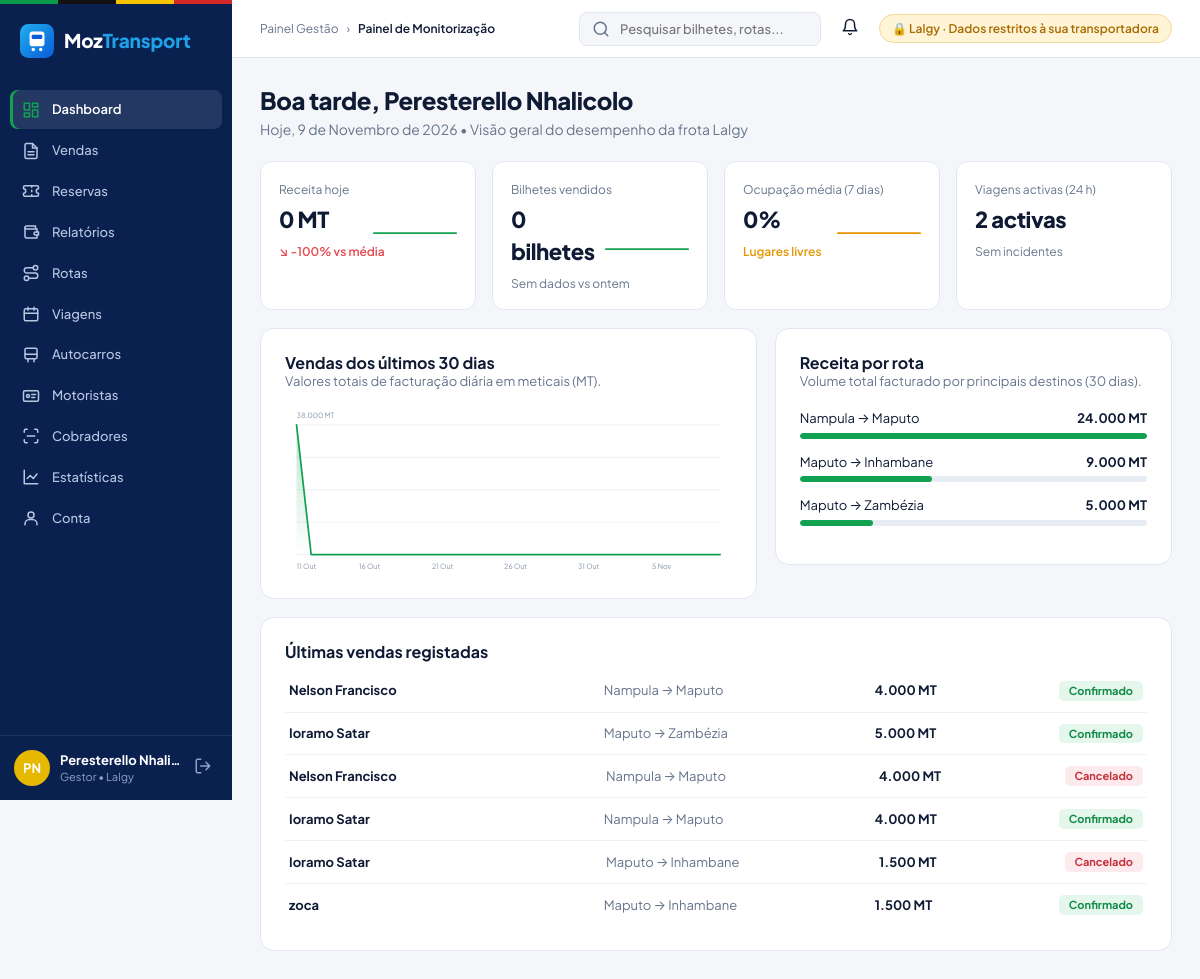
/gestor/index.php (signed in), run on the app's committed database.
### tables this page shows
CREATE TABLE `transportadora` (
  `id_transportadora` int(10) unsigned NOT NULL AUTO_INCREMENT,
  `nome` varchar(100) NOT NULL,
  `nuit` varchar(20) NOT NULL,
  `contacto` varchar(30) NOT NULL,
  `endereco` varchar(200) DEFAULT NULL,
  `activa` tinyint(1) NOT NULL DEFAULT 1,
  PRIMARY KEY (`id_transportadora`),
  UNIQUE KEY `uq_transportadora_nuit` (`nuit`)
);

CREATE TABLE `reserva` (
  `id_reserva` int(10) unsigned NOT NULL AUTO_INCREMENT,
  `data_reserva` datetime NOT NULL DEFAULT current_timestamp(),
  `data_expiracao` datetime DEFAULT NULL,
  `estado` enum('pendente','confirmada','cancelada','expirada') NOT NULL DEFAULT 'pendente',
  `id_passageiro` int(10) unsigned DEFAULT NULL,
  `nome_passageiro` varchar(100) DEFAULT NULL,
  `telefone_passageiro` varchar(30) DEFAULT NULL,
  `id_viagem` int(10) unsigned NOT NULL,
  `id_assento` int(10) unsigned NOT NULL,
  `id_bilheteiro` int(10) unsigned DEFAULT NULL,
  `assento_ocupado` tinyint(4) GENERATED ALWAYS AS (if(`estado` in ('pendente','confirmada'),1,NULL)) STORED,
  `referencia` varchar(20) DEFAULT NULL,
  `data_cancelamento` datetime DEFAULT NULL,
  `tipo_documento` varchar(30) DEFAULT NULL,
  `documento_passageiro` varchar(30) DEFAULT NULL,
  `grupo_venda` varchar(24) DEFAULT NULL,
  `embarcado_em` datetime DEFAULT NULL,
  `embarcado_por` int(11) DEFAULT NULL,
  PRIMARY KEY (`id_reserva`),
  UNIQUE KEY `uq_reserva_assento_viagem` (`id_viagem`,`id_assento`,`assento_ocupado`),
  UNIQUE KEY `uq_reserva_referencia` (`referencia`),
  KEY `idx_reserva_passageiro` (`id_passageiro`),
  KEY `idx_reserva_estado` (`estado`,`data_expiracao`),
  KEY `fk_reserva_assento` (`id_assento`),
  KEY `fk_reserva_bilheteiro` (`id_bilheteiro`),
  KEY `idx_reserva_grupo` (`grupo_venda`),
  KEY `idx_reserva_embarque` (`id_viagem`,`embarcado_em`),
  CONSTRAINT `fk_reserva_assento` FOREIGN KEY (`id_assento`) REFERENCES `assento` (`id_assento`) ON UPDATE CASCADE,
  CONSTRAINT `fk_reserva_bilheteiro` FOREIGN KEY (`id_bilheteiro`) REFERENCES `utilizador` (`id_utilizador`) ON DELETE SET NULL ON UPDATE CASCADE,
  CONSTRAINT `fk_reserva_passageiro` FOREIGN KEY (`id_passageiro`) REFERENCES `utilizador` (`id_utilizador`) ON DELETE SET NULL ON UPDATE CASCADE,
  CONSTRAINT `fk_reserva_viagem` FOREIGN KEY (`id_viagem`) REFERENCES `viagem` (`id_viagem`) ON UPDATE CASCADE
);

CREATE TABLE `rota` (
  `id_rota` int(10) unsigned NOT NULL AUTO_INCREMENT,
  `origem` varchar(80) NOT NULL,
  `destino` varchar(80) NOT NULL,
  `distancia_km` decimal(8,2) DEFAULT NULL,
  `duracao_estimada` time DEFAULT NULL,
  `id_transportadora` int(10) unsigned NOT NULL,
  `activa` tinyint(1) NOT NULL DEFAULT 1,
  `preco_base` decimal(10,2) DEFAULT NULL,
  PRIMARY KEY (`id_rota`),
  KEY `idx_rota_origem_destino` (`origem`,`destino`),
  KEY `fk_rota_transportadora` (`id_transportadora`),
  CONSTRAINT `fk_rota_transportadora` FOREIGN KEY (`id_transportadora`) REFERENCES `transportadora` (`id_transportadora`) ON UPDATE CASCADE
);

CREATE TABLE `viagem` (
  `id_viagem` int(10) unsigned NOT NULL AUTO_INCREMENT,
  `data` date NOT NULL,
  `hora_partida` time NOT NULL,
  `hora_chegada` time DEFAULT NULL,
  `preco` decimal(10,2) NOT NULL,
  `classe` varchar(30) NOT NULL DEFAULT 'Convencional',
  `estado` enum('agendada','em_curso','concluida','cancelada') NOT NULL DEFAULT 'agendada',
  `id_rota` int(10) unsigned NOT NULL,
  `id_autocarro` int(10) unsigned NOT NULL,
  `id_cobrador` int(10) unsigned DEFAULT NULL,
  `id_motorista` int(10) unsigned DEFAULT NULL,
  PRIMARY KEY (`id_viagem`),
  KEY `idx_viagem_data` (`data`,`hora_partida`),
  KEY `fk_viagem_rota` (`id_rota`),
  KEY `fk_viagem_autocarro` (`id_autocarro`),
  KEY `fk_viagem_cobrador` (`id_cobrador`),
  KEY `fk_viagem_motorista` (`id_motorista`),
  CONSTRAINT `fk_viagem_autocarro` FOREIGN KEY (`id_autocarro`) REFERENCES `autocarro` (`id_autocarro`) ON UPDATE CASCADE,
  CONSTRAINT `fk_viagem_cobrador` FOREIGN KEY (`id_cobrador`) REFERENCES `utilizador` (`id_utilizador`) ON DELETE SET NULL ON UPDATE CASCADE,
  CONSTRAINT `fk_viagem_motorista` FOREIGN KEY (`id_motorista`) REFERENCES `motorista` (`id_motorista`) ON DELETE SET NULL ON UPDATE CASCADE,
  CONSTRAINT `fk_viagem_rota` FOREIGN KEY (`id_rota`) REFERENCES `rota` (`id_rota`) ON UPDATE CASCADE
);

### includes/sessao.php (called while the page is built, shortened)
<?php
require_once __DIR__ . '/../config/conexao.php';
require_once __DIR__ . '/funcoes.php';
function utilizador_logado(): ?array {
    return $_SESSION['utilizador'] ?? null;
}
function exigir_login(): void {
    global $pdo;
    $u = utilizador_logado();
    $st = $pdo->prepare('SELECT activo FROM utilizador WHERE id_utilizador = ?');
    $st->execute([$u['id_utilizador']]);
    $activo = $st->fetchColumn();
}
function exigir_perfil(array $perfis): void {
    exigir_login();
}
function tem_permissao(PDO $pdo, string $codigo): bool {
    $u = utilizador_logado();
    $st = $pdo->prepare(
        'SELECT pp.concedida FROM perfil_permissao pp
         JOIN permissao p ON p.id_permissao = pp.id_permissao
         WHERE pp.perfil = ? AND p.codigo = ?'
    );
    $st->execute([$u['perfil'], $codigo]);
    return (bool)$st->fetchColumn();
}

### includes/passageiro.php (called while the page is built, shortened)
<?php
function formatar_mt($v): string {
    return number_format((float)$v, 0, ',', '.') . ' MT';
}
function lugares_livres_sql(): string {
    return "(SELECT COUNT(*) FROM reserva rs WHERE rs.id_viagem = v.id_viagem AND rs.estado IN ('pendente','confirmada'))";
}

### gestor/index.php (the view, shortened to what this page needs)
<?php
require_once __DIR__ . '/../includes/sessao.php';
require_once __DIR__ . '/../includes/gestor.php';
$transp = exigir_gestor($pdo, 'ver_dashboard');
$idT = $transp['id'];
$hoje = date('Y-m-d');
$ontem = date('Y-m-d', strtotime('-1 day'));
$ini30 = date('Y-m-d', strtotime('-29 days'));
$s30 = serie_diaria($pdo, $idT, $ini30, $hoje);
$s7 = array_slice($s30, -7, null, true);
$receitaHoje = $s30[$hoje]['receita'];
$bilhetesHoje = $s30[$hoje]['n'];
$mediaDia = (array_sum(array_column($s30, 'receita')) - $receitaHoje) / 29;
$varReceita = variacao_pct($receitaHoje, $mediaDia);
$varBilhetes = variacao_pct((float)$bilhetesHoje, (float)$s30[$ontem]['n']);
$st = $pdo->prepare('SELECT v.data, SUM(a.capacidade_total) AS cap, SUM(' . lugares_livres_sql() . ') AS oc
                     FROM viagem v JOIN rota ro ON ro.id_rota = v.id_rota JOIN autocarro a ON a.id_autocarro = v.id_autocarro
                     WHERE ro.id_transportadora = ? AND v.estado = \'agendada\' AND v.data BETWEEN ? AND ? GROUP BY v.data ORDER BY v.data');
$st->execute([$idT, $hoje, date('Y-m-d', strtotime('+6 days'))]);
$ocup = []; $capTotal = 0; $ocTotal = 0;
foreach ($st->fetchAll() as $r) {
    $ocup[] = $r['cap'] > 0 ? round($r['oc'] / $r['cap'] * 100) : 0;
    $capTotal += (int)$r['cap']; $ocTotal += (int)$r['oc'];
}
$ocupMedia = $capTotal ? (int)round($ocTotal / $capTotal * 100) : 0;
$textoOcup = !$capTotal ? 'Sem viagens programadas' : ($ocupMedia >= 85 ? 'Quase lotado' : ($ocupMedia >= 60 ? 'Capacidade ideal' : 'Lugares livres'));
$agora = date('Y-m-d H:i:s'); $limite = date('Y-m-d H:i:s', strtotime('+24 hours'));
$st = $pdo->prepare("SELECT COUNT(*) AS n, SUM(v.estado = 'cancelada') AS canc FROM viagem v JOIN rota ro ON ro.id_rota = v.id_rota
                     WHERE ro.id_transportadora = ? AND v.estado IN ('agendada','em_curso','cancelada')
                       AND CONCAT(v.data, ' ', v.hora_partida) BETWEEN ? AND ?");
$st->execute([$idT, $agora, $limite]);
$vi = $st->fetch();
$viagensActivas = (int)$vi['n'] - (int)$vi['canc'];
$cancelamentos = (int)$vi['canc'];
$st = $pdo->prepare('SELECT ro.origem, ro.destino, SUM(p.valor) AS receita ' . SQL_PAGAMENTOS
                    . ' AND DATE(p.data_pagamento) BETWEEN ? AND ? GROUP BY ro.origem, ro.destino ORDER BY receita DESC LIMIT 4');
$st->execute([$idT, $ini30, $hoje]);
$porRota = $st->fetchAll();
$maxRota = $porRota ? max(1, (float)$porRota[0]['receita']) : 1;
$st = $pdo->prepare("SELECT rs.estado, rs.id_reserva, COALESCE(p.data_pagamento, rs.data_reserva) AS quando,
                            COALESCE(rs.nome_passageiro, us.nome) AS passageiro, ro.origem, ro.destino, v.preco
                     FROM reserva rs JOIN viagem v ON v.id_viagem = rs.id_viagem JOIN rota ro ON ro.id_rota = v.id_rota
                     LEFT JOIN pagamento p ON p.id_reserva = rs.id_reserva LEFT JOIN utilizador us ON us.id_utilizador = rs.id_passageiro
                     WHERE ro.id_transportadora = ? AND COALESCE(rs.nome_passageiro, us.nome) IS NOT NULL
                       AND COALESCE(rs.nome_passageiro, '') NOT LIKE 'Reservado (demonstra%'
                     ORDER BY quando DESC, rs.id_reserva DESC LIMIT 6");
$st->execute([$idT]);
$ultimas = $st->fetchAll();
$estados = ['confirmada' => ['Confirmado', 'etq-pago'], 'pendente' => ['Pendente', 'etq-pendente'],
            'cancelada' => ['Cancelado', 'etq-cancelado'], 'expirada' => ['Expirado', 'etq-expirado']];
$h = (int)date('G');
$saudacao = $h < 12 ? 'Bom dia' : ($h < 19 ? 'Boa tarde' : 'Boa noite');
$rotulos30 = array_map(fn($d) => date('j', strtotime($d)) . ' ' . MESES_CURTOS[(int)date('n', strtotime($d)) - 1], array_keys($s30));
$migalhas = ['Painel Gestão', 'Painel de Monitorização'];
$paginaActiva = 'gestor/index.php';
require __DIR__ . '/../includes/painel_inicio.php';
?>
<h1 class="titulo-pagina"><?= e($saudacao) ?>, <?= e($u['nome']) ?></h1>
<p class="subtitulo-pagina">Hoje, <?= e(data_extensa($hoje)) ?> • Visão geral do desempenho da frota <?= e($transp['nome']) ?></p>
<div class="kpis">
  <div class="kpi"><small>Receita hoje</small>
    <div class="kpi-linha"><b><?= e(formatar_mt($receitaHoje)) ?></b><?= svg_sparkline(array_column($s7, 'receita')) ?></div>
    <?= texto_variacao($varReceita, 'vs média') ?></div>
  <div class="kpi"><small>Bilhetes vendidos</small>
    <div class="kpi-linha"><b><?= $bilhetesHoje ?> bilhete<?= $bilhetesHoje === 1 ? '' : 's' ?></b><?= svg_sparkline(array_column($s7, 'n')) ?></div>
    <?= texto_variacao($varBilhetes, 'vs ontem') ?></div>
  <div class="kpi"><small>Ocupação média (7 dias)</small>
    <div class="kpi-linha"><b><?= $ocupMedia ?>%</b><?= svg_sparkline($ocup, '#e69500') ?></div>
    <span class="var-aviso"><?= e($textoOcup) ?></span></div>
  <div class="kpi"><small>Viagens activas (24 h)</small>
    <div class="kpi-linha"><b><?= $viagensActivas ?> activas</b></div>
    <span class="<?= $cancelamentos ? 'var-neg' : 'var-neutra' ?>"><?= $cancelamentos ? $cancelamentos . ' cancelada(s)' : 'Sem incidentes' ?></span></div>
</div>
<div class="dash-grid">
  <section class="cartao">
    <h3>Vendas dos últimos 30 dias</h3>
    <p class="sub">Valores totais de facturação diária em meticais (MT).</p>
    <?= svg_linha(array_column($s30, 'receita'), $rotulos30) ?>
  </section>
  <section class="cartao">
    <h3>Receita por rota</h3>
    <p class="sub">Volume total facturado por principais destinos (30 dias).</p>
    <div class="barras-rota">
      <?php foreach ($porRota as $r): ?>
        <div class="linha"><div><span><?= e($r['origem']) ?> → <?= e($r['destino']) ?></span><b><?= e(formatar_mt($r['receita'])) ?></b></div>
          <div class="barra-verde"><i style="width:<?= round($r['receita'] / $maxRota * 100) ?>%"></i></div></div>
      <?php endforeach; ?>
    </div>
  </section>
</div>
<section class="cartao">
  <h3 style="margin-bottom:8px">Últimas vendas registadas</h3>
  <div class="lista-vendas">
    <?php foreach ($ultimas as $l): [$txt, $cls] = $estados[$l['estado']] ?? ['—', 'etq-pendente']; ?>
      <div class="item"><b><?= e($l['passageiro']) ?></b><span class="rota"><?= e($l['origem']) ?> → <?= e($l['destino']) ?></span>
        <b><?= e(formatar_mt($l['preco'])) ?></b><span class="etq-g <?= $cls ?>"><?= e($txt) ?></span></div>
    <?php endforeach; ?>
  </div>
</section>
<?php require __DIR__ . '/../includes/painel_fim.php'; ?>

### includes/painel_inicio.php (shortened to what this page needs)
<?php
require_once __DIR__ . '/menu.php';
require_once __DIR__ . '/notificacoes.php';
$u        = utilizador_logado();
$menu     = menu_do_perfil($u['perfil']);
$migalhas = $migalhas ?? [];
$nomeTransp = null;
if ($u['perfil'] === 'gestor') {
    $stT = $pdo->prepare('SELECT t.nome FROM utilizador x JOIN transportadora t ON t.id_transportadora = x.id_transportadora WHERE x.id_utilizador = ?');
    $stT->execute([$u['id_utilizador']]);
    $nomeTransp = $stT->fetchColumn() ?: null;
}
?>
<!DOCTYPE html>
<html lang="pt">
<head>
  <link rel="stylesheet" href="<?= e(url('assets/css/base.css') . '?v=' . (int)@filemtime(__DIR__ . '/../assets/css/base.css')) ?>">
  <link rel="stylesheet" href="<?= e(url('assets/css/painel.css') . '?v=' . (int)@filemtime(__DIR__ . '/../assets/css/painel.css')) ?>">
  <link rel="stylesheet" href="<?= e(url('assets/css/admin.css') . '?v=' . (int)@filemtime(__DIR__ . '/../assets/css/admin.css')) ?>">
  <link rel="stylesheet" href="<?= e(url('assets/css/bilheteiro.css') . '?v=' . (int)@filemtime(__DIR__ . '/../assets/css/bilheteiro.css')) ?>">
  <link rel="stylesheet" href="<?= e(url('assets/css/notificacoes.css') . '?v=' . (int)@filemtime(__DIR__ . '/../assets/css/notificacoes.css')) ?>">
  <link rel="stylesheet" href="<?= e(url('assets/css/suporte.css') . '?v=' . (int)@filemtime(__DIR__ . '/../assets/css/suporte.css')) ?>">
  <link rel="stylesheet" href="<?= e(url('assets/css/gestor.css') . '?v=' . (int)@filemtime(__DIR__ . '/../assets/css/gestor.css')) ?>">
</head>
<body class="painel perfil-<?= e($u['perfil']) ?>">
<aside class="lateral">
  <div class="lateral-logo"><?= logo_html('logo-claro') ?></div>
  <nav class="lateral-menu">
    <?php foreach ($menu as [$rotulo, $caminho, $icone]): ?>
      <a href="<?= e(url($caminho)) ?>" class="<?= ($paginaActiva ?? '') === $caminho ? 'activo' : '' ?>">
        <?= icone_svg($icone) ?><span><?= e($rotulo) ?></span>
      </a>
    <?php endforeach; ?>
  </nav>
  <div class="lateral-rodape">
    <a class="utilizador-cartao" href="<?= e(url('conta/dados_pessoais.php')) ?>" title="Dados pessoais">
      <?= avatar_html($u) ?>
      <span class="utilizador-texto">
        <strong><?= e($u['nome']) ?></strong>
        <small><?= e($u['perfil'] === 'administrador' ? 'Administrador Geral' : nome_perfil($u['perfil'])) ?><?= $nomeTransp ? ' • ' . e($nomeTransp) : (!empty($u['agencia']) ? ' • ' . e(explode(' ', $u['agencia'])[0]) : '') ?></small>
      </span>
    </a>
    <a class="sair" href="<?= e(url('auth/logout.php')) ?>" title="Terminar sessão"><?= icone_svg('sair') ?></a>
  </div>
</aside>
<div class="conteudo-geral">
  <header class="topo">
    <nav class="migalhas" aria-label="Localização">
      <?php foreach ($migalhas as $i => $m): ?>
        <?php if ($i > 0): ?><span class="sep">›</span><?php endif; ?>
        <span class="<?= $i === count($migalhas) - 1 ? 'actual' : '' ?>"><?= e($m) ?></span>
      <?php endforeach; ?>
    </nav>
    <div class="topo-direita">
      <?php if ($u['perfil'] !== 'administrador'): ?>
        <label class="pesquisa-topo"><?= icone_svg('pesquisa') ?>
          <input type="search" placeholder="Pesquisar bilhetes, rotas..." aria-label="Pesquisar">
        </label>
      <?php endif; ?>
      <?= sino_notificacoes('sino', icone_svg('sino')) ?>
      <?php if ($nomeTransp): ?>
        <span class="etiqueta-restrita">🔒 <?= e($nomeTransp) ?> · Dados restritos à sua transportadora</span>
      <?php elseif (!empty($u['agencia'])): ?>
        <span class="etiqueta-agencia"><?= e($u['agencia']) ?></span>
      <?php endif; ?>
    </div>
  </header>
  <main class="conteudo">

### data on the page
transportadora: nome "Lalgy"
reserva: passageiro "Nelson Francisco", rota.origem "Nampula", rota.destino "Maputo", id_viagem.preco "4.000 MT", txt "Confirmado"
reserva: passageiro "Ioramo Satar", rota.origem "Maputo", rota.destino "Zambézia", id_viagem.preco "5.000 MT", txt "Confirmado"
reserva: passageiro "Nelson Francisco", rota.origem "Nampula", rota.destino "Maputo", id_viagem.preco "4.000 MT", txt "Cancelado"
reserva: passageiro "Ioramo Satar", rota.origem "Nampula", rota.destino "Maputo", id_viagem.preco "4.000 MT", txt "Confirmado"
reserva: passageiro "Ioramo Satar", rota.origem "Maputo", rota.destino "Inhambane", id_viagem.preco "1.500 MT", txt "Cancelado"
reserva: passageiro "zoca", rota.origem "Maputo", rota.destino "Inhambane", id_viagem.preco "1.500 MT", txt "Confirmado"

### other printed values
$rotulo "Dashboard"
$rotulo "Vendas"
$rotulo "Reservas"
$rotulo "Relatórios"
$rotulo "Rotas"
$rotulo "Viagens"
$rotulo "Autocarros"
$rotulo "Motoristas"
$rotulo "Cobradores"
$rotulo "Estatísticas"
$rotulo "Conta"
iniciais($u['nome'] ?? '?') "PN"
$u['nome'] "Peresterello Nhali…"
$m "Painel Gestão"
$m "Painel de Monitorização"
